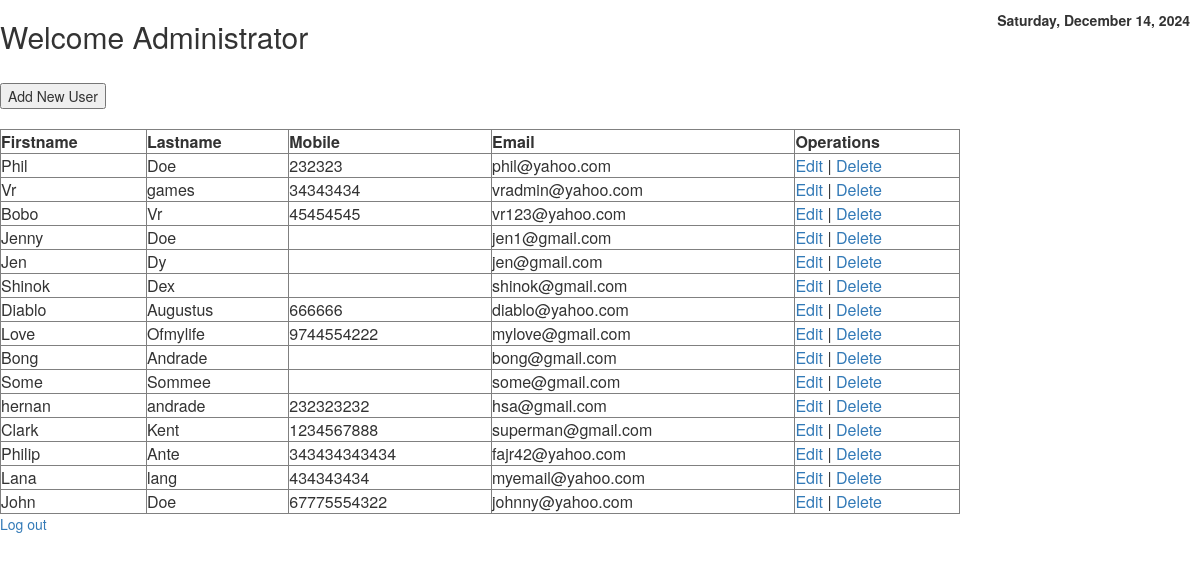
Page /viewusers.php on the committed database.
### tables this page shows
CREATE TABLE `users` (
  `id` int(11) NOT NULL,
  `is_admin` int(1) NOT NULL,
  `first_name` varchar(100) DEFAULT NULL,
  `email` varchar(100) DEFAULT NULL,
  `username` varchar(150) NOT NULL,
  `mobile` varchar(15) DEFAULT NULL,
  `last_name` varchar(150) NOT NULL,
  `password` varchar(150) NOT NULL,
  `created_at` timestamp(6) NOT NULL DEFAULT current_timestamp(6) ON UPDATE current_timestamp(6),
  `emp_desc` text DEFAULT NULL
);

### viewusers.php (the view, shortened to what this page needs)
<?php
include_once("config.php");
$result = mysqli_query($conn, "SELECT * FROM users ORDER BY id DESC");
?>
<html>
	<head>
		<link rel="stylesheet" href="https://maxcdn.bootstrapcdn.com/bootstrap/3.4.1/css/bootstrap.min.css">
	</head>
	<form method="POST" action="add.php">
		<body>
            <div id="date-display" style="position: absolute; top: 10px; right: 10px; font-size: 14px; font-weight: bold;"></div>
			<h2>Welcome Administrator</h2>
			<br />
			<input type="submit" name="submit" value="Add New User">
			<br />
			<br />
			<table width='80%' border=1>
				<tr>
					<th>Firstname</th>
					<th>Lastname</th>
					<th>Mobile</th>
					<th>Email</th>
					<th>Operations</th>
				</tr>
                <?php
                while($user_data = mysqli_fetch_array($result)) {
                    echo "<tr>";
                    echo "<td>".$user_data['first_name']."</td>";
                    echo "<td>".$user_data['last_name']."</td>";
                    echo "<td>".$user_data['mobile']."</td>";
                    echo "<td>".$user_data['email']."</td>";
                    echo "<td><a href='edit.php?id=$user_data[id]'>Edit</a> |
                            <a href='delete.php?id=$user_data[id]'>Delete</a>
                            </td>
                            </tr>";
                }
                ?>
			</table>
			<a href="logout.php">Log out </a>
		</body>
</html>

### rows in the picture
users: first_name "Phil", last_name "Doe", mobile "232323", email "phil@yahoo.com"
users: first_name "Vr", last_name "games", mobile "34343434", email "vradmin@yahoo.com"
users: first_name "Bobo", last_name "Vr", mobile "45454545", email "vr123@yahoo.com"
users: first_name "Jenny", last_name "Doe", email "jen1@gmail.com"
users: first_name "Jen", last_name "Dy", email "jen@gmail.com"
users: first_name "Shinok", last_name "Dex", email "shinok@gmail.com"
users: first_name "Diablo", last_name "Augustus", mobile "666666", email "diablo@yahoo.com"
users: first_name "Love", last_name "Ofmylife", mobile "9744554222", email "mylove@gmail.com"
users: first_name "Bong", last_name "Andrade", email "bong@gmail.com"
users: first_name "Some", last_name "Sommee", email "some@gmail.com"
users: first_name "hernan", last_name "andrade", mobile "232323232", email "hsa@gmail.com"
users: first_name "Clark", last_name "Kent", mobile "1234567888", email "superman@gmail.com"
users: first_name "Philip", last_name "Ante", mobile "343434343434", email "fajr42@yahoo.com"
users: first_name "Lana", last_name "lang", mobile "434343434", email "myemail@yahoo.com"
users: first_name "John", last_name "Doe", mobile "67775554322", email "johnny@yahoo.com"
